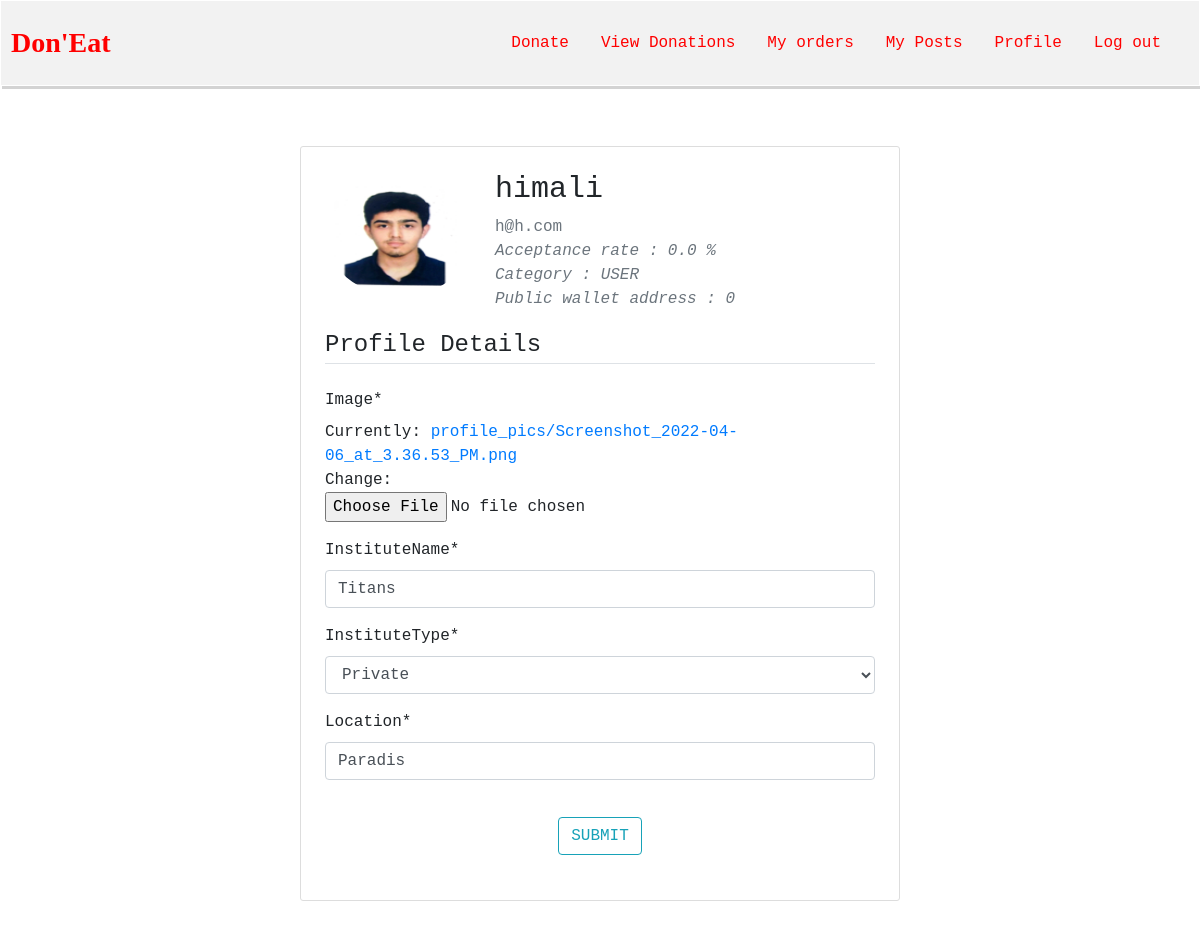
Screenshot of /profile/ (signed in) with the database file from the repository.
### users/models.py (models this page shows, shortened)
class ProfileModel(models.Model):
    user = models.OneToOneField(User,on_delete=models.CASCADE)
    category = models.CharField(choices=CATEGORY_CHOICES, default='USER',null=True,max_length=100)
    image = models.ImageField(default='default.png',upload_to='profile_pics')
    instituteName = models.CharField(max_length=100,null=True)
    instituteType = models.CharField(choices=ORG_CHOICES, default='Others',null=True,max_length=100)
    location = models.CharField(max_length=100,null=True)
    acceptanceRate = models.FloatField(null=True,default=0)
    walletPublicAddress = models.CharField(max_length=50,null=True,default=0)

### users/views.py (the view)
# urls.py: path('profile/', users_views.profile, name='profile'),
@login_required
def profile(request):
    obj = ProfileModel.objects.get(user=request.user)
    role = obj.category
    if request.method == 'POST':
        profile_form = ProfileUpdateForm(request.POST,request.FILES,instance=request.user.profilemodel)
        if profile_form.is_valid():
            profile_form.save()
            messages.success(request, f'Account updated successfully!')
            return redirect('profile')
    else:
        profile_form = ProfileUpdateForm(instance=request.user.profilemodel)
    context = {
        'p_form': profile_form,
        'obj': obj,
        'role':role
    }
    return render(request,'users/profile.html',context)

### users/forms.py
class ProfileUpdateForm(forms.ModelForm):
    class Meta:
        model = ProfileModel
        fields = ['image','instituteName','instituteType','location']

### users/templates/users/profile.html (shortened to what this page needs)
{% extends 'posts/base.html' %}
{% block body %}
    {% load crispy_forms_tags %}
    <div class="content-section">
      <div class="media">
        <img class="rounded-circle account-img" src="{{ user.profilemodel.image.url }}">
        <div class="media-body">
          <h2 class="account-heading">{{ user.username }}</h2>
          <p class="text-secondary">  {{ user.email }} <br>
          <i>Acceptance rate : {{ user.profilemodel.acceptanceRate }} %</i> <br>
          <i>Category : {{ user.profilemodel.category }}</i> <br>
          <i>Public wallet address : {{ user.profilemodel.walletPublicAddress }}</i>
        </p>
        </div>
      </div>
    <form method="POST" enctype="multipart/form-data">{% csrf_token %}
              <fieldset class="form-group">
                  <legend class="border-bottom mb-4"> Profile Details </legend>
                  {{ p_form|crispy }}
              </fieldset>
        <div class="form-group" style="text-align: center;">
        <button type="submit" class="btn btn-outline-info">SUBMIT</button>
            </div>
          </form>
    </div>
{% endblock %}

### posts/static/posts/style.css (style rules this page uses)
body { font-family: Tahoma, monospace; }
.btn { margin: 5px; }
.content-section { padding: 2%; border: 1px solid #dddddd; border-radius: 3px; height: 40%; width: 50%; margin: 0 auto; margin-top: 5%; margin-bottom: 5%; }
.account-img { height: 125px; width: 150px; margin-right: 20px; margin-bottom: 16px; }
.account-heading { font-size: 30px; }

### rows the page displays
ProfileModel: instituteName "Titans", instituteType "Private", location "Paradis"

### other values shown
{{ user.username }} "himali"
{{ user.email }} "h@h.com"
{{ user.profilemodel.acceptanceRate }} "0.0"
{{ user.profilemodel.category }} "USER"
{{ user.profilemodel.walletPublicAddress }} "0"
